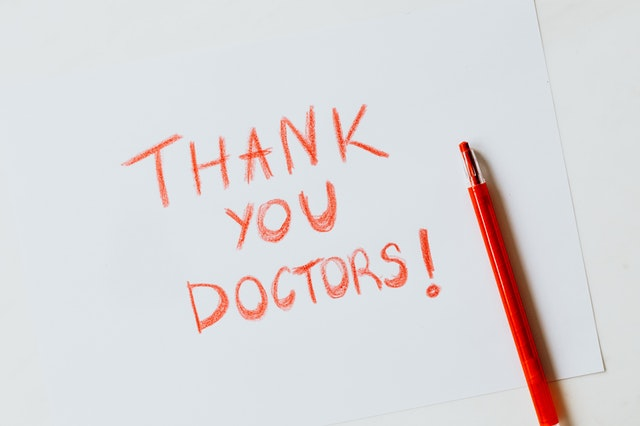
#> input picture cv_openCV_study01/images/paper.jpg, 640 x 426 px
$ python opencv_study05.py
#> lines starting #> are read from the running program, lines starting #| are printed output that depends on the picture; after the words box and inside, x2 and y2 are one past the last pixel; in counts of white or black regions, pixels touching at a corner belong together
import cv2
import numpy as np


img = cv2.imread("images/paper.jpg", 0)
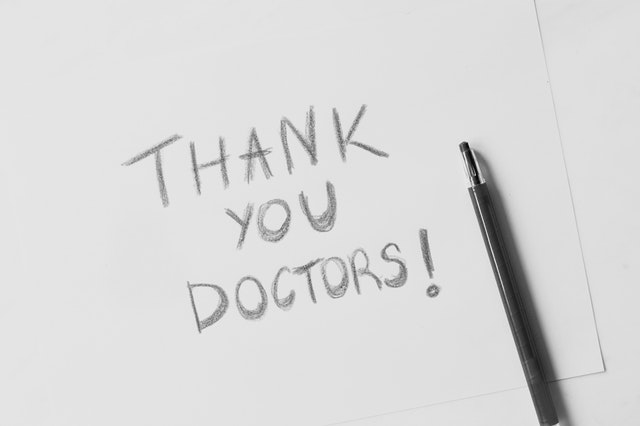
#> img: shape (426, 640); min 0, max 243, mean 217.4
edges1 = cv2.Canny(img, 30, 70)
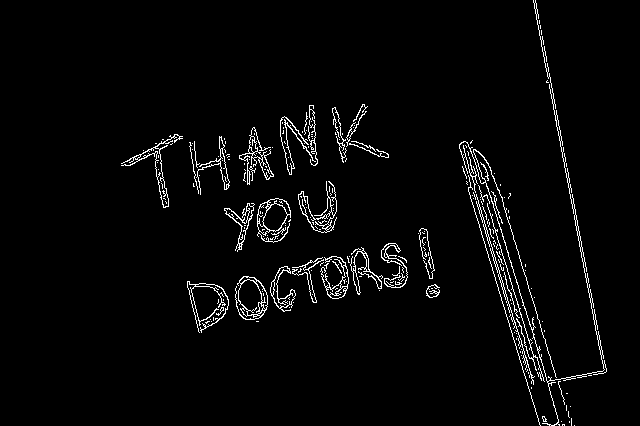
#> edges1: shape (426, 640); 3% white in thin lines or dots, all inside (x1, y1, x2, y2) = (121, 0, 607, 426)
edges2 = cv2.Canny(img, 50, 70)
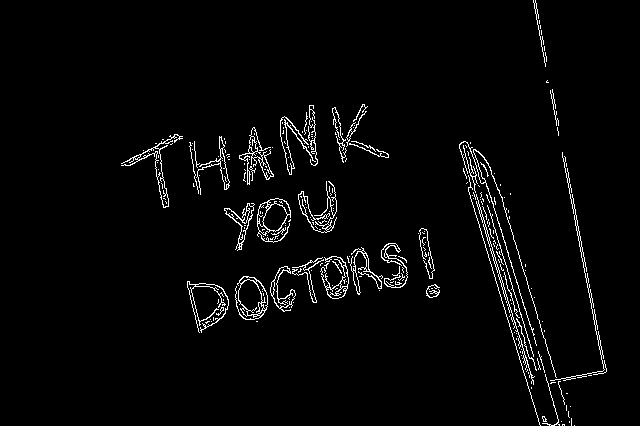
#> edges2: shape (426, 640); 2.9% white in thin lines or dots, all inside (x1, y1, x2, y2) = (121, 0, 607, 426)

display_image = np.hstack((img, edges1, edges2)) # np.vstack((img, edges1, edges2))
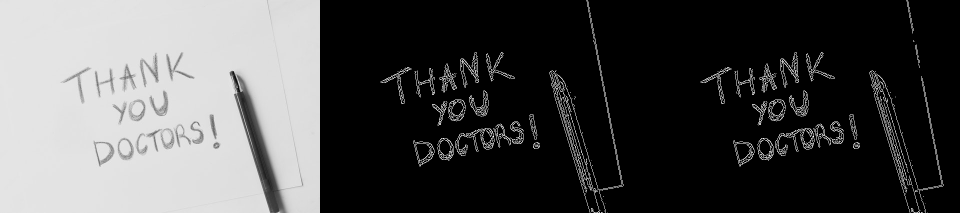
#> display_image: shape (426, 1920) (shown at 1/2 size); min 0, max 255, mean 77.4

cv2.imshow("Edge Image", display_image)

cv2.waitKey(0)
